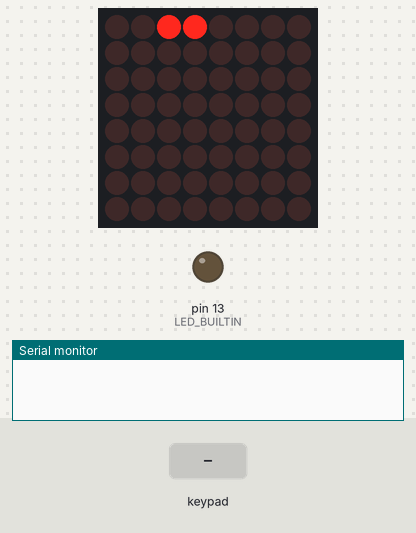
The sketch below on a simulated Arduino Uno, built with avr-gcc and run on an emulated ATmega328P. Parts: 8×8 LED matrix, output pins drawn as LEDs (lit = HIGH), the last lines printed to the serial monitor. The test bench sets the inputs (shaded band). Random numbers use the default seed unless the sketch sets one.

Above: at 1.6 s.
1.7 s: keypad keys 2 5 pressed 0.4 s apart
At 3.8 s:
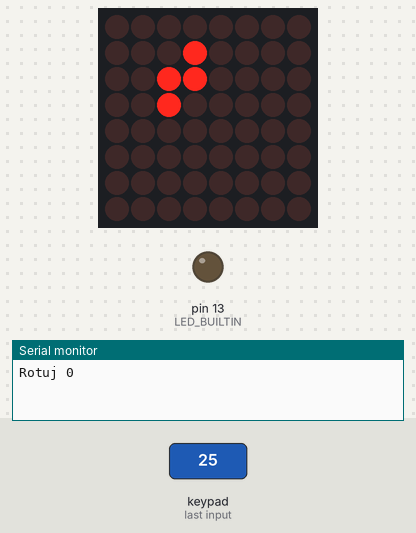
5.5 s: key '1' pressed
At 8.1 s:
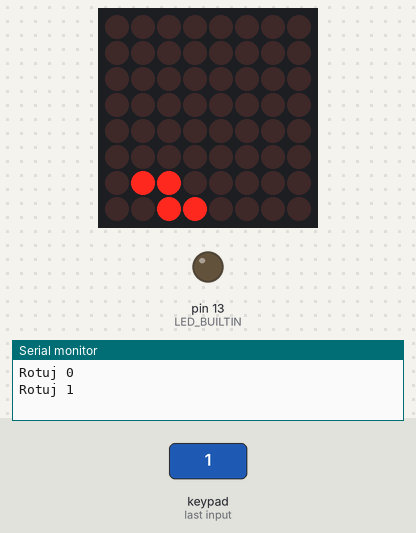
8.5 s: keypad keys 2 5 # pressed 0.4 s apart
At 9.8 s:
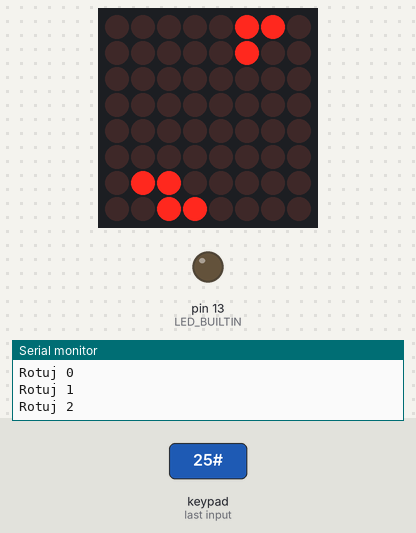
12.7 s: key '2' pressed
At 13.8 s:
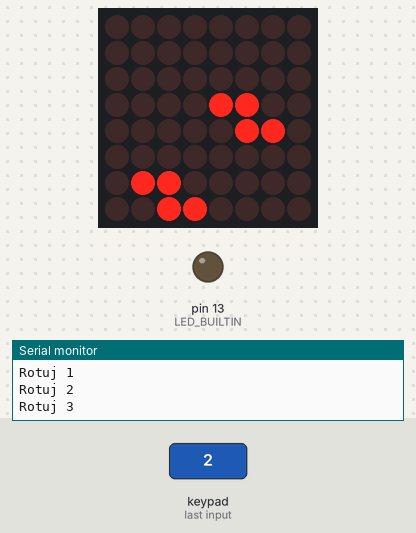
15.7 s: keypad keys 2 5 * pressed 0.4 s apart
At 16.9 s:
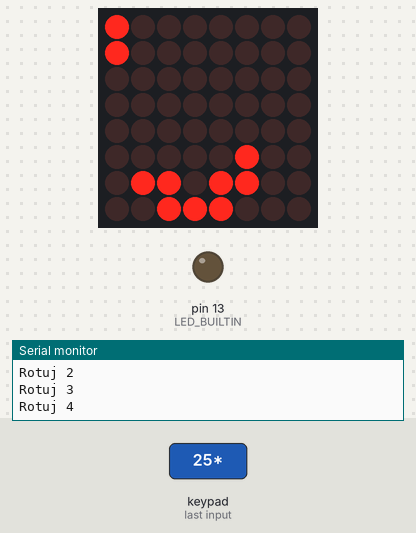
19.9 s: key '6' pressed
At 21.3 s:
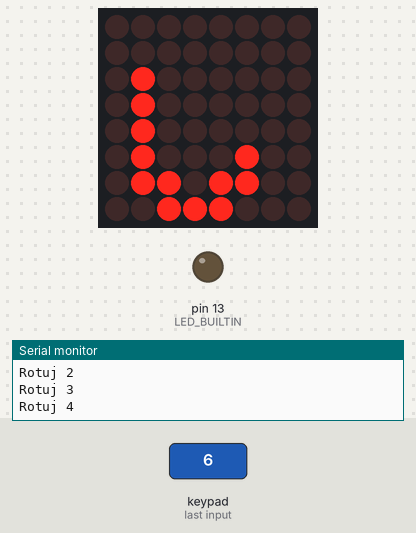
Timing chart, 0 to 22.9 s (numbered marks = the images above; inputs shaded):
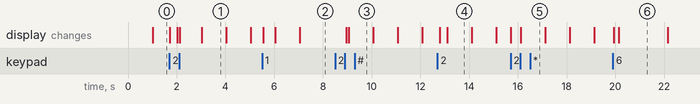

Measured:
- what the display in image 1 shows lasts 1.0 s, from 3.0 s to 4.0 s
- what the display in image 6 shows lasts 2.1 s, from 20.1 s to 22.2 s

The sketch:

tetris.ino
```cpp
#include "tetris_game.h"

#include <Keypad.h>

unsigned long cas_predtim = millis();
Casovac casovac_hra(1000);
Casovac casovac_vstup(150);
char aktivniKlavesa = NO_KEY;

char klavesy[4][4] = {
  {'1','2','3','A'},
  {'4','5','6','B'},
  {'7','8','9','C'},
  {'*','0','#','D'}
};
byte radky[4] = { 9, 8, 7, 6 };
byte sloupce[4] = { 5, 4, 3, 2 };

Keypad klavesnice(makeKeymap(klavesy), radky, sloupce, 4, 4);

void vygeneruj_blok()
{
	TypBloku typBloku = (TypBloku) random(0, POCET_TYPU_BLOKU);
	Blok blok(typBloku, Pozice(0, 0));

  int minPozice = 8, maxPozice = 0;
  for (int i = 0; i < 4; i++)
  {
    minPozice = min(minPozice, blok.telo[i].y);
    maxPozice = max(maxPozice, blok.telo[i].y);
  }

  blok.pozice = Pozice(-2, random(-minPozice, MAPA_ROZMER - maxPozice));
	tetris.nastav_blok(blok);
}
void zpracujKlavesu(KeypadEvent klavesa)
{
	if (klavesnice.getState() == KeyState::PRESSED ||
		klavesnice.getState() == KeyState::HOLD)
	{
		aktivniKlavesa = klavesa;
	}
	else aktivniKlavesa = NO_KEY;
}

void setup()
{
  randomSeed(analogRead(A0));

  pinMode(LED_BUILTIN, OUTPUT);

  led.shutdown(0, false);
  led.setIntensity(0, 2);
  led.clearDisplay(0);

  Serial.begin(9600);

  vygeneruj_blok();

  klavesnice.addEventListener(zpracujKlavesu);

  interrupts();
}

void loop()
{
	unsigned long cas = millis();
	unsigned long delta = cas - cas_predtim;
	cas_predtim = cas;
	casovac_hra.aktualizuj(delta);
	casovac_vstup.aktualizuj(delta);

	if (casovac_hra.reset_pokud_pripraven())
	{
		bool usazen_nove = tetris.aktualizuj();
		if (usazen_nove)
		{
			vygeneruj_blok();
		}
	}

	klavesnice.getKey();
	if (aktivniKlavesa != NO_KEY && !tetris.aktivni_blok.usazen && casovac_vstup.reset_pokud_pripraven())
	{
		Blok blok = tetris.aktivni_blok;
		bool beze_zmeny = false;

		switch (aktivniKlavesa)
		{
		case '4':
			blok.pozice.y -= 1;
			break;
		case '6':
			blok.pozice.y += 1;
			break;
		case '5':
			blok.pozice.x += 1;
			break;
		case '1':
			blok.zarotuj_90(true);
			break;
		case '2':
			blok.zarotuj_90(false);
			break;
		default:
			beze_zmeny = true;
			break;
		}

		if (!beze_zmeny)
		{
			tetris.aktualizuj_blok(blok);
		}
	}

	delay(100);
}
```

tetris_game.cpp
```cpp
#include "tetris_game.h"

LedControl led = LedControl(DATA_IN, CLK, CS, 1);

byte tetris_mapa[MAPA_ROZMER][MAPA_ROZMER] = { 0 };
Tetris tetris;

Casovac::Casovac(unsigned long cas_oznameni) : cas_oznameni(cas_oznameni), cas_akumulator(0)
{

}

void Casovac::aktualizuj(unsigned long cas_delta)
{
	this->cas_akumulator += cas_delta;
}
bool Casovac::je_pripraven()
{
	return this->cas_akumulator >= this->cas_oznameni;
}
bool Casovac::reset_pokud_pripraven()
{
	if (this->je_pripraven())
	{
		this->reset();
		return true;
	}
	else return false;
}
void Casovac::reset()
{
	this->cas_akumulator = 0;
}

Pozice::Pozice(char x, char y) : x(x), y(y)
{

}

Pozice Pozice::operator+(const Pozice& jina)
{
	return Pozice(this->x + jina.x, this->y + jina.y);
}

bool Pozice::je_validni()
{
	return	/*this->x >= 0 && */this->x < MAPA_ROZMER &&
		this->y >= 0 && y < MAPA_ROZMER;
}

Blok::Blok() : usazen(false)
{

}
Blok::Blok(TypBloku typBloku, Pozice pozice) : pozice(pozice), usazen(false), typBloku(typBloku)
{
	switch (typBloku)
	{
	case TypBloku::Kostka:
		{
			this->telo[0] = Pozice(0, 0);
			this->telo[1] = Pozice(0, 1);
			this->telo[2] = Pozice(1, 0);
			this->telo[3] = Pozice(1, 1);
		}
		break;
	case TypBloku::Cara:
		{
			this->telo[0] = Pozice(-1, 0);
			this->telo[1] = Pozice(0, 0);
			this->telo[2] = Pozice(1, 0);
			this->telo[3] = Pozice(2, 0);
		}
		break;
	case TypBloku::El:
		{
			this->telo[0] = Pozice(-2, 0);
			this->telo[1] = Pozice(-1, 0);
			this->telo[2] = Pozice(0, 0);
			this->telo[3] = Pozice(0, 1);
		}
		break;
  case TypBloku::Klin:
    {
      this->telo[0] = Pozice(0, -1);
      this->telo[1] = Pozice(0, 0);
      this->telo[2] = Pozice(0, 1);
      this->telo[3] = Pozice(1, 0);
    }
    break;
  case TypBloku::Es:
    {
      this->telo[0] = Pozice(0, -1);
      this->telo[1] = Pozice(0, 0);
      this->telo[2] = Pozice(1, 0);
      this->telo[3] = Pozice(1, 1);
    }
    break;
	default:
		break;
	}
}

bool Blok::je_validni(Pozice pozice)
{
	for (byte i = 0; i < 4; i++)
	{
		if (!(this->telo[i] + pozice).je_validni())
		{
			return false;
		}
	}

	return true;
}
void Blok::zarotuj_90(bool doprava)
{
	if (this->typBloku == TypBloku::Kostka) return;

  static int c = 0;
  Serial.print("Rotuj ");
  Serial.println(c++);
	for (byte i = 0; i < 4; i++)
	{
		char x = this->telo[i].x;
		char y = this->telo[i].y;

		if (doprava) x *= -1;
		else y *= -1;

		this->telo[i] = Pozice(y, x);
	}
}

Tetris::Tetris()
{
	this->aktivni_blok.usazen = true;
}

void Tetris::nastav_blok(Blok blok)
{
	this->aktivni_blok = blok;
	this->aktivni_blok.usazen = false;
}

bool Tetris::aktualizuj()
{
	// posunuti bloku
	bool usazen_nove = this->posun_blok();

	// odstraneni rad
	this->odstran_radky();

	// vykresleni usazenych bloku
	led.clearDisplay(0);
	led_vysvit();

	// vykresleni aktivniho bloku
	this->vykresli_blok();

	return usazen_nove;
}
void Tetris::aktualizuj_blok(Blok blok)
{
	if (!this->aktivni_blok.usazen)
	{
		// kontrola, jestli se lze posunout
		if (!this->je_blok_validni(blok))
		{
			return;
		}

		// vypnout zobrazeni stare pozice
		for (byte i = 0; i < 4; i++)
		{
			Pozice stara_pozice = this->aktivni_blok.telo[i] + this->aktivni_blok.pozice;
			led.setLed(0, stara_pozice.x, stara_pozice.y, false);
		}

		this->aktivni_blok = blok;
		this->vykresli_blok();
	}
}

bool Tetris::je_blok_validni(Blok blok)
{
	for (byte i = 0; i < 4; i++)
	{
		Pozice pozice = blok.telo[i] + blok.pozice;
		if (!pozice.je_validni())
		{
			return false;
		}
    if (pozice.x >= 0 && tetris_mapa[pozice.x][pozice.y] != MAPA_PRAZDNE)
    {
      return false;
    }
	}

	return true;
}
void Tetris::konec_hry()
{
	this->aktivni_blok.usazen = true;

	memset(tetris_mapa, 0, sizeof(tetris_mapa));

	for (byte x = 0; x < MAPA_ROZMER; x++)
	{
		for (byte y = 0; y < MAPA_ROZMER; y++)
		{
			if (x == y)
			{
				tetris_mapa[x][y] = 1;
				tetris_mapa[x][MAPA_ROZMER - y - 1] = 1;
			}
		}
	}

	led_vysvit();
	delay(3000);

	memset(tetris_mapa, 0, sizeof(tetris_mapa));
}
void Tetris::odstran_radky()
{
	char posunuti_zacatek = -1;
	for (char i = MAPA_ROZMER - 1; i >= 0; i--)
	{
		bool odstranit = true;
		for (byte j = 0; j < MAPA_ROZMER; j++)
		{
			if (tetris_mapa[i][j] != MAPA_BLOK)
			{
				odstranit = false;
				break;
			}
		}

		if (odstranit)
		{
			posunuti_zacatek = i;
      break;
		}
	}

	if (posunuti_zacatek != -1)
	{
		this->posun_radky(posunuti_zacatek);
    this->odstran_radky();
	}
}
bool Tetris::posun_blok()
{
	if (!this->aktivni_blok.usazen)	// pokud mame nejaky blok
	{
		bool usazen_nove = false;

		Pozice snizena = this->aktivni_blok.pozice;
		snizena.x += 1;

		bool zcela_na_scene = true;

		for (byte i = 0; i < 4; i++)
		{
			Pozice pozice = this->aktivni_blok.telo[i] + snizena;

			// telo bloku jeste neni na scene
			if (pozice.x < 0)
			{
				zcela_na_scene = false;
				break;
			}
		}

		for (byte i = 0; i < 4; i++)
		{
			Pozice pozice = this->aktivni_blok.telo[i] + snizena;

			// telo bloku jeste neni na scene
			if (pozice.x < 0)
			{
				continue;
			}
			else if (!zcela_na_scene && tetris_mapa[pozice.x][pozice.y] != MAPA_PRAZDNE)
			{
				this->konec_hry();
				return true;
			}
			else if (pozice.x >= MAPA_ROZMER || tetris_mapa[pozice.x][pozice.y] != MAPA_PRAZDNE)
			{
				usazen_nove = true;
				break;
			}
		}

		if (!usazen_nove)
		{
			this->aktivni_blok.pozice = snizena;
		}
		else
		{
			this->aktivni_blok.usazen = true;
			for (byte j = 0; j < 4; j++)
			{
				Pozice pozice = this->aktivni_blok.telo[j] + this->aktivni_blok.pozice;

				if (pozice.je_validni())
				{
					tetris_mapa[pozice.x][pozice.y] = MAPA_BLOK;
				}
			}
		}

		return usazen_nove;
	}
	else return false;
}
void Tetris::posun_radky(byte zacatek)
{
	for (char i = zacatek - 1; i >= 0; i--)
	{
		for (byte j = 0; j < MAPA_ROZMER; j++)
		{
			tetris_mapa[i + 1][j] = tetris_mapa[i][j];
		}
	}

  for (byte j = 0; j < MAPA_ROZMER; j++)
  {
    tetris_mapa[0][j] = MAPA_PRAZDNE;
  }
}
void Tetris::vykresli_blok()
{
	if (!this->aktivni_blok.usazen)
	{
		for (int j = 0; j < 4; j++)
		{
			Pozice pozice = this->aktivni_blok.telo[j] + this->aktivni_blok.pozice;
			if (pozice.je_validni())
			{
				led.setLed(0, pozice.x, pozice.y, true);
			}
		}
	}
}

void led_vysvit()
{
	for (byte i = 0; i < MAPA_ROZMER; i++)
	{
		byte value = 0;
		for (byte j = 0; j < MAPA_ROZMER; j++)
		{
			if (tetris_mapa[i][j] != 0)
			{
				value |= (1 << (MAPA_ROZMER - j - 1));
			}
		}

		led.setRow(0, i, value);
	}
}
```

tetris_game.h
```cpp
#pragma once

#include <LedControl.h>

#define MAPA_ROZMER (8)

#define DATA_IN 12
#define CLK 11
#define CS 10

extern LedControl led;

#define MAPA_PRAZDNE (0)
#define MAPA_BLOK (1)

enum class TypBloku
{
	Kostka = 0,
	Cara = 1,
	El = 2,
  Klin = 3,
  Es = 4
};
#define POCET_TYPU_BLOKU (5)

extern byte tetris_mapa[MAPA_ROZMER][MAPA_ROZMER];
void led_vysvit();

struct Casovac
{
public:
	Casovac(unsigned long cas_oznameni = 1000);

	void aktualizuj(unsigned long cas_delta);
	bool je_pripraven();
	bool reset_pokud_pripraven();
	void reset();

private:
	unsigned long cas_oznameni;
	unsigned long cas_akumulator;
};

struct Pozice
{
	Pozice(char x = 0, char y = 0);

	Pozice operator+(const Pozice& jina);

	bool je_validni();

	char x;
	char y;
};

class Blok
{
public:
	Blok();
	Blok(TypBloku typBloku, Pozice pozice = Pozice());

	bool je_validni(Pozice pozice);
	void zarotuj_90(bool doprava);

	Pozice telo[4];
	Pozice pozice;
	bool usazen;
	TypBloku typBloku;
};

struct Tetris
{
public:
	Tetris();

	bool aktualizuj();
	void aktualizuj_blok(Blok blok);
	void nastav_blok(Blok blok);

	Blok aktivni_blok;

private:
	bool je_blok_validni(Blok blok);
	void konec_hry();
	void odstran_radky();
	bool posun_blok();
	void posun_radky(byte zacatek);
	void vykresli_blok();
};

extern Tetris tetris;
```
